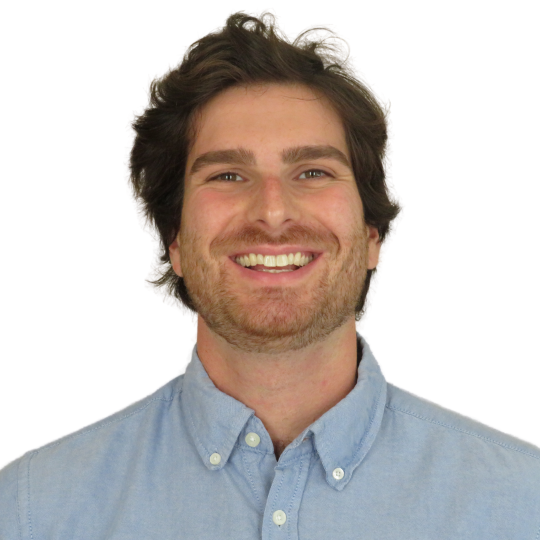
#> input picture noah_levy_profile_picture.png, 1080 x 1080 px (shown at 1/2 size)
$ python optimize-site-images.py
#> lines starting #> are read from the running program, lines starting #| are printed output that depends on the picture
"""Rebuild committed display variants with Pillow; originals remain unchanged."""
from pathlib import Path
import hashlib
import json
from PIL import Image

ROOT = Path(__file__).resolve().parent.parent
SOURCES = ['noah_levy_profile_picture.png', 'nestle_logo.png', 'danone_logo.png',
           'crate_barrel_logo.png', 'bimbo_logo.png', 'paypal_logo.png',
           'belgium_federal_police_logo.png', 'maserati_logo.png',
           'republic_bank_logo.png', 'orange_cyberdefense_logo.png', 'presidio_logo.webp']

def main():
    destination = ROOT / 'assets/optimized'
    destination.mkdir(exist_ok=True)
    records = []
    for name in SOURCES:
        source = ROOT / name
        image = Image.open(source).convert('RGBA')
#> image is the input picture: PIL image 1080x1080 RGBA; mean R, G, B, A 74.7, 67.6, 64.2, 127.8
        founder = name == 'noah_levy_profile_picture.png'
        for size in ([240, 480] if founder else [320]):
            resized = image.copy()
            resized.thumbnail((size, size), Image.Resampling.LANCZOS)
            relative = f'assets/optimized/{source.stem}-{size}.webp'
            output = ROOT / relative
            resized.save(output, 'WEBP', lossless=not founder, quality=88, method=6, exact=True)
            if output.stat().st_size >= source.stat().st_size:
                output.unlink()
                continue
            records.append({'source': name, 'sourceBytes': source.stat().st_size,
                'sourceSha256': hashlib.sha256(source.read_bytes()).hexdigest(),
                'output': relative, 'outputBytes': output.stat().st_size,
                'width': resized.width, 'height': resized.height, 'alphaPreserved': True,
                'conversion': 'resize with Lanczos; transparent WebP; no generative edits',
                'losslessEncoding': not founder, 'useVariant': True})
#> this loop made 2 passes
#> pass 1, in main, `resized.save(output, 'WEBP', lossless=not founder, quality=88, method=..`:
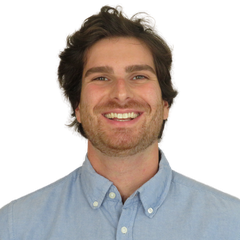
#> saved as noah_levy_profile_picture-240.webp: PIL image 240x240 RGBA; mean R, G, B, A 75.1, 68, 64.6, 127.8; transparent parts drawn white
#> pass 2, in main, `resized.save(output, 'WEBP', lossless=not founder, quality=88, method=..`:
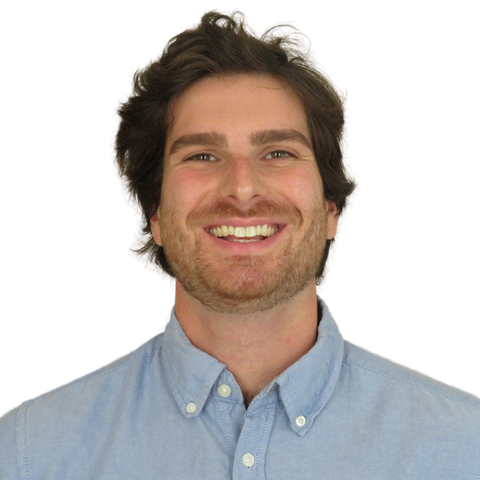
#> saved as noah_levy_profile_picture-480.webp: PIL image 480x480 RGBA; mean R, G, B, A 74.8, 67.7, 64.2, 127.8; transparent parts drawn white
#> after the loop, records = 2 items
    (ROOT / 'data/site-image-variants.json').write_text(json.dumps(records, indent=2) + '\n')
    print(f'Prepared {len(records)} smaller display variants; all original assets preserved.')

if __name__ == '__main__':
#> (the run stopped early here; a loop or call above may not have finished)
